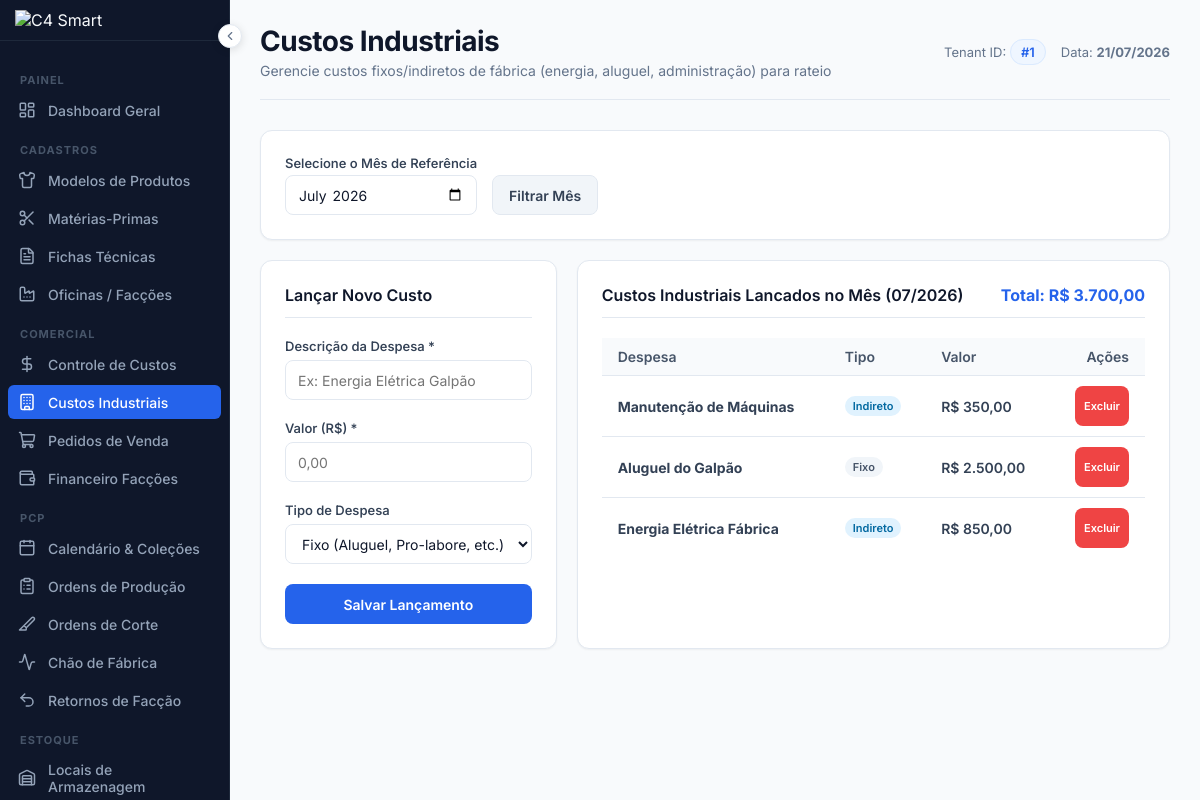
The page /custos-industriais (signed in) on the database its author committed.
### tables this page shows
CREATE TABLE IF NOT EXISTS `custos_industriais` (
  `id` INT AUTO_INCREMENT PRIMARY KEY,
  `tenant_id` INT NOT NULL,
  `descricao` VARCHAR(255) NOT NULL,
  `valor` DECIMAL(10, 2) NOT NULL DEFAULT 0.00,
  `tipo` ENUM('fixo', 'indireto') NOT NULL DEFAULT 'fixo',
  `mes_referencia` VARCHAR(7) NOT NULL,  
  `criado_em` TIMESTAMP DEFAULT CURRENT_TIMESTAMP,
  CONSTRAINT `fk_custos_tenant` FOREIGN KEY (`tenant_id`) REFERENCES `tenants` (`id`) ON DELETE CASCADE
);

### app/Views/custos/index.php (the view, shortened to what the rows shown need)
<?php require __DIR__ . '/../layouts/header.php'; ?>
<div class="layout-split" style="grid-template-columns: 1fr 2fr;">
    <div class="card-box">
        <div class="table-responsive">
            <table class="table-custom">
                <thead>
                    <tr>
                        <th>Despesa</th>
                        <th>Tipo</th>
                        <th>Valor</th>
                        <th style="text-align: right;">Ações</th>
                    </tr>
                </thead>
                <tbody>
                    <?php if (empty($custos)): ?>
                        <tr>
                            <td colspan="4" class="empty-state">
                                Nenhum custo industrial lançado para este mês.
                            </td>
                        </tr>
                    <?php else: ?>
                        <?php foreach ($custos as $c): ?>
                            <tr>
                                <td><strong><?= htmlspecialchars($c['descricao']) ?></strong></td>
                                <td>
                                    <?php if ($c['tipo'] === 'fixo'): ?>
                                        <span class="badge badge-secondary">Fixo</span>
                                    <?php else: ?>
                                        <span class="badge badge-info">Indireto</span>
                                    <?php endif; ?>
                                </td>
                                <td style="font-weight: 600;">R$ <?= number_format($c['valor'], 2, ',', '.') ?></td>
                                <td style="text-align: right;">
                                    <a href="/custos-industriais/excluir?id=<?= $c['id'] ?>&mes=<?= $mes ?>" class="btn btn-danger" style="padding: 4px 8px; font-size: 11px;" onclick="return confirm('Deseja excluir este custo?');">Excluir</a>
                                </td>
                            </tr>
                        <?php endforeach; ?>
                    <?php endif; ?>
                </tbody>
            </table>
        </div>
    </div>
</div>
<?php require __DIR__ . '/../layouts/footer.php'; ?>

### rows shown on the page
custos_industriais: descricao "Manutenção de Máquinas", tipo "Indireto", valor "350,00"
custos_industriais: descricao "Aluguel do Galpão", tipo "Fixo", valor "2.500,00"
custos_industriais: descricao "Energia Elétrica Fábrica", tipo "Indireto", valor "850,00"

### other values the page prints
$title "Custos Industriais"
$subtitle "Gerencie custos fixos/indiretos de fábrica (energia, aluguel, administração) para rateio"
$_SESSION['tenant_id'] "1"
date('m/Y', strtotime($mes . '-01')) "07/2026"
$totalCustos "3.700,00"
